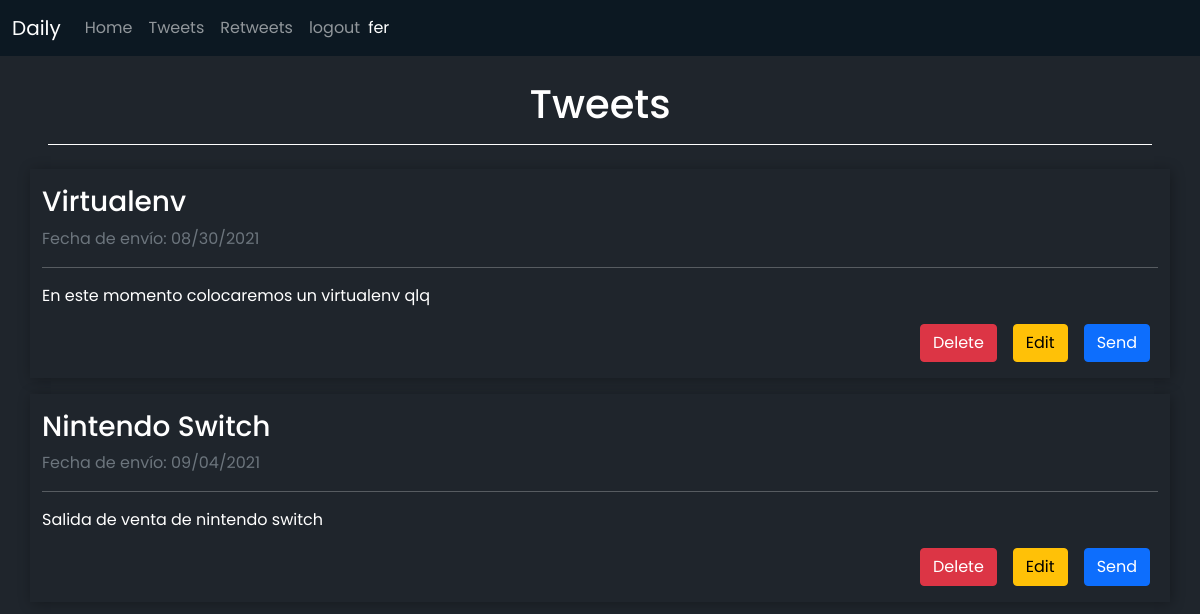
The page /tweets (signed in) on the database as committed earlier.
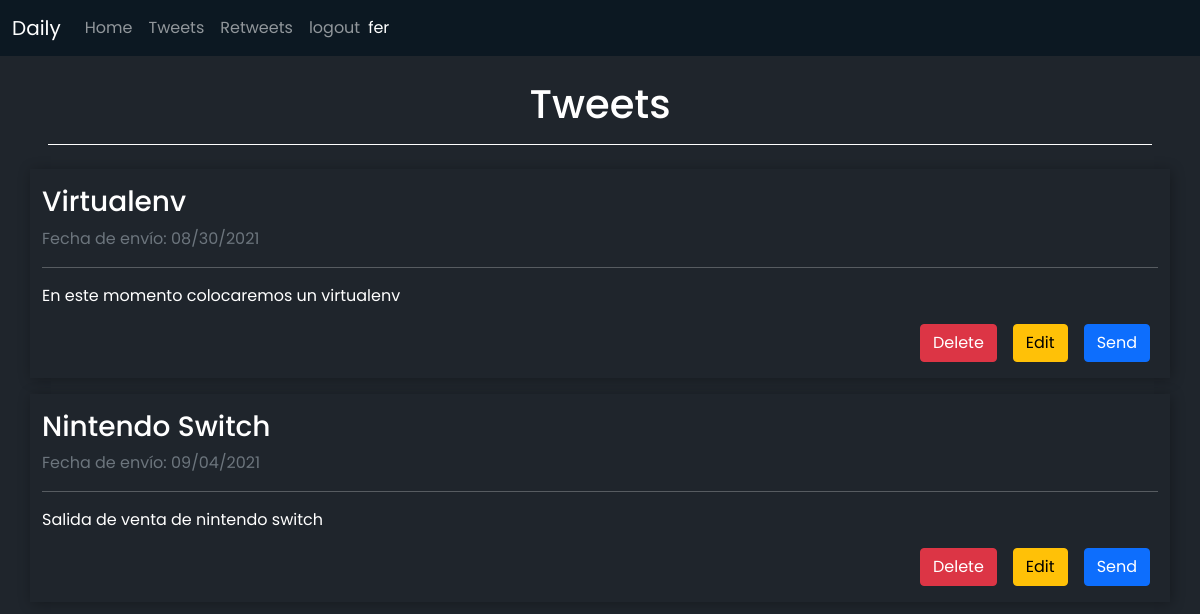
The same page on the database as committed later.
### daily/models.py (models this page shows, shortened)
class Entry(models.Model):
    owner = models.ForeignKey(User, on_delete=models.CASCADE)
    title = models.CharField(max_length=50)
    content = models.TextField(max_length=280, null= False, blank= False)
    date = models.CharField(max_length=255)

### daily/views.py (the view)
# urls.py: path('tweets', views.tweets, name='tweets'),
def tweets(request):
    tweets = Entry.objects.filter(owner = request.user)
    return render(request, 'daily/tweets.html', {'tweets': tweets})

### daily/templates/daily/tweets.html (shortened to what this page needs)
{% extends 'daily/layout.html' %}
{% load static %}
{% block style %}
    <link rel="stylesheet" href="{% static 'daily/modalEdit.css' %}">
{% endblock %}
{% load crispy_forms_tags %}
{% block content %}
    <h1 class="text-white text-center mt-4 border-bottom border-white mx-5 mb-4 pb-3">Tweets</h1>
    {% for tweet in tweets %}
        <div class="container text-white my-3 py-3" style="box-shadow:1px 1px 13px 0.5px rgba(0, 0, 0, 0.3);">
            <div class="title">
                <h3 id="title-{{tweet.id}}">{{tweet.title}}</h3>
                <p id="date-{{tweet.id}}" class="text-muted">Fecha de envío: {{tweet.date}}</p>
                <hr>
            </div>
            <div class="content" style="word-break: break-all;">
                <p id="content-{{tweet.id}}">{{tweet.content}}</p>
            </div>
            <div class="buttons d-flex justify-content-end">
                <a class="btn btn-danger mx-2" href="{% url 'delete' tweet.id %}">Delete</a>
                <a type='button'  data-bs-toggle="modal" data-bs-target="#exampleModal-{{tweet.id}}" class="btn btn-warning mx-2" href="#">Edit</a>
                <a href="#" class="btn btn-primary mx-2">Send</a>
            </div>
        </div>
    {% endfor %}
{% endblock %}

Rows that differ between the two databases and show on the page:
changed Entry "Virtualenv": content "En este momento colocaremos un virtualenv qlq" → "En este momento colocaremos un virtualenv"
